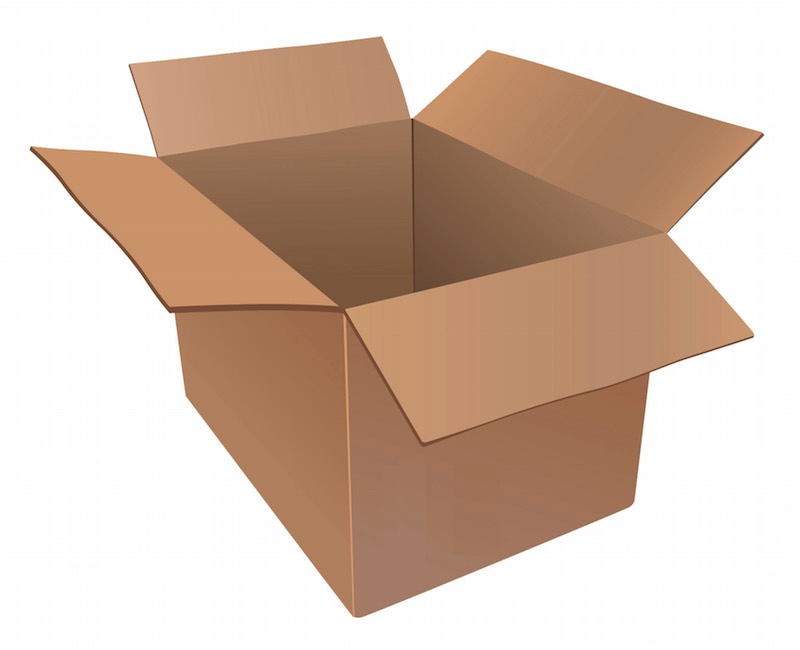
#> input picture data/ch5/box.png, 800 x 650 px
$ jupyter execute --allow-errors ch5_feature_extraction.ipynb   (shell and % lines are left out)
#> lines starting #> are read from the running program, lines starting #| are printed output that depends on the picture
<a href="https://colab.research.google.com/github/lblogan14/opencv3_with_python/blob/master/ch5_feature_extraction.ipynb" target="_parent"></a>

[cell 1]
from google.colab import drive
drive.mount('/content/drive')
%cd /content/drive/My' 'Drive/Colab' 'Notebooks/OpenCV3_with_Python_by_Example/data/ch5/

The following installations are necessary because the newest OpenCV has some issue with xfeatures2d module.

[cell 2]
import cv2
import numpy as np
import matplotlib.pyplot as plt
cv2.__version__

#Detect the corners
**Harris Corner Detector** allows us to construct a 2x2 matrix based on partial derivatives of the grayscale image, and then analyze the eigenvalues obtained. A corner point is a point where both
the eigenvalues would have large values.

[cell 3]
img = cv2.imread('box.png')
#> img is the input picture: shape (650, 800, 3); mean B, G, R 175.2, 190.6, 213
gray = cv2.cvtColor(img, cv2.COLOR_BGR2GRAY)
gray = np.float32(gray)
img = cv2.cvtColor(img, cv2.COLOR_BGR2RGB)

[cell 4]
plt.figure(figsize=(10,8))
plt.axis('off')
plt.imshow(img)
plt.title('Original Image')

[cell 5]
# detect only sharp corners
dst = cv2.cornerHarris(gray,
                       blockSize=4,
                       ksize=5,
                       k=0.04)

# result is dilated to mark the corners
dst = cv2.dilate(dst, None)
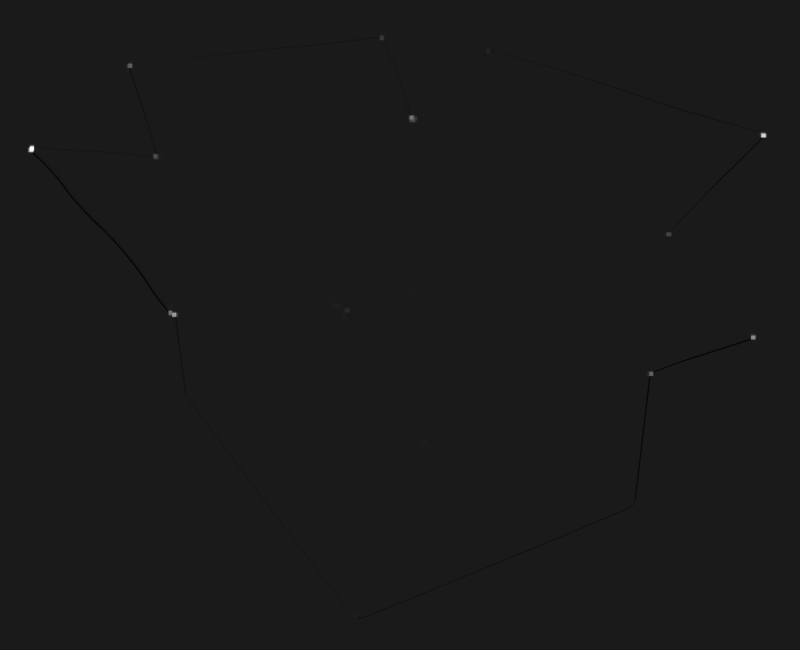
#> dst: shape (650, 800) float32; min -351752160, max 2.99e+09, mean -72505.1; drawn with min black and max white

[cell 6]
# threshold for an optimal value, it may vary depending on the image
img[dst > 0.01*dst.max()] = [0, 0, 0]

plt.figure(figsize=(10,8))
plt.axis('off')
plt.imshow(img)
plt.title('Harris Corners (only sharp)')

The corners at the bottom of the box are not detected because the corners there are not sharp enough. You can adjust the thresholds in the corner detector to
identify these corners.

[cell 7]
# detect soft corners
dst = cv2.cornerHarris(gray,
                       blockSize=14,
                       ksize=5,
                       k=0.04)
dst = cv2.dilate(dst, None)
img[dst > 0.01*dst.max()] = [0,0,0]
plt.figure(figsize=(10,8))
plt.axis('off')
plt.imshow(img)
plt.title('Harris Corners (also soft)')

#Good features to track
The following method finds the N strongest corners in the given image.

[cell 8]
img = cv2.imread('box.png')
gray = cv2.cvtColor(img, cv2.COLOR_BGR2GRAY)
img = cv2.cvtColor(img, cv2.COLOR_BGR2RGB)

corners = cv2.goodFeaturesToTrack(gray,
                                  maxCorners=7,
                                  qualityLevel=0.05,
                                  minDistance=25)
#> corners = [[31, 147], [762, 134], [752, 336], [155, 156], [173, 314], [129, 65], [410, 117]]
corners = np.float32(corners)

[cell 9]
plt.figure(figsize=(10,8))
plt.axis('off')
for item in corners:
  x, y = item[0]
  cv2.circle(img, (x,y), 5, 255, -1)
#> this loop made 7 passes
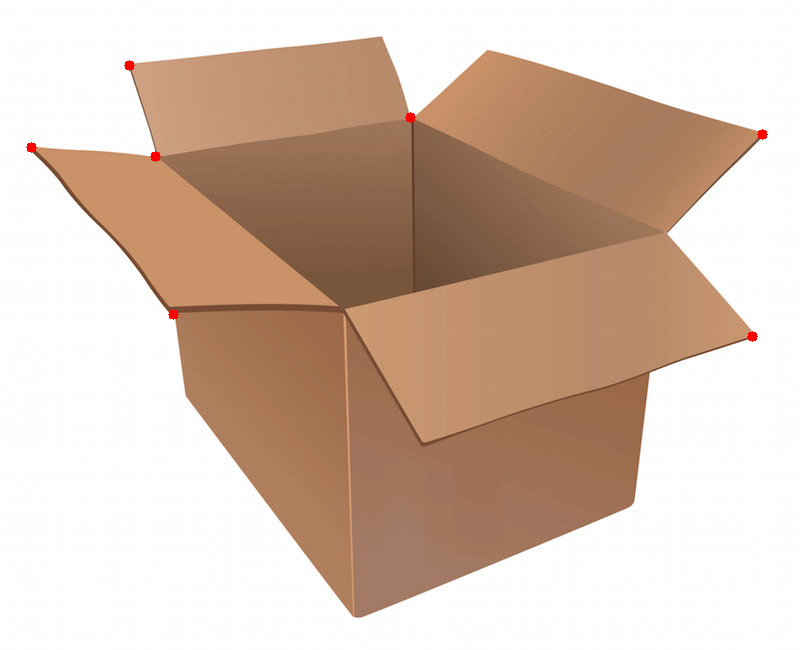
#> img: shape (650, 800, 3); mean R, G, B 213, 190.4, 175.1

plt.imshow(img)
plt.title('Top \'k\' features')

#Scale-invariant feature transform (SIFT)
When it comes to image content analysis, the image signature should be invariant to scale, rotaion and illumination.

SIFT is used to extract keypoints and build the corresponding feature descriptors.

* **Scale-invariant**: to identify a potential keypoint, SIFT builds a pyramid by downsampling
an image and taking the difference of Gaussian. This means that we run a Gaussian filter at
each level and take the difference to build the successive levels in the pyramid. In order to
see if the current point is a keypoint, it looks at the neighbors as well as the pixels at the
same location in neighboring levels of the pyramid. If it's a maximum, then the current
point is picked up as a keypoint. This ensures that we keep the keypoints scale-invariant.

* **Rotation-invariant**: once we identify the keypoints, each keypoint is assigned an orientation. We
take the neighborhood around each keypoint and compute the gradient magnitude and
direction. This gives us a sense of the direction of that keypoint. If we have this information,
we will be able to match this keypoint to the same point in another image even if it's
rotated. Since we know the orientation, we will be able to normalize those keypoints before
making the comparisons

Once we obtained all the keypoints and their orientations, we need to convert them to a set of numbers to match them. To do this, we take the 16x16 neighborhood around each keypoint, and divide it into 16 blocks of size 4x4. For each
block, we compute the orientation histogram with eight bins. So, we have a vector of length
eight associated with each block, which means that the neighborhood is represented by a
vector of size 128 (8x16). This is the final keypoint descriptor that will be used. If we extract
N keypoints from an image, then we will have N descriptors each of length 128. This array
of N descriptors characterizes the given image.

[cell 10]
input_image = cv2.imread('fishing_house.jpg')
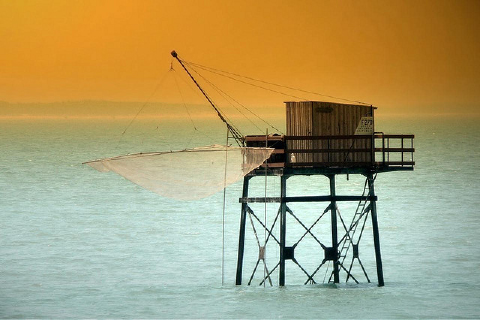
#> input picture data/ch5/fishing_house.jpg, 480 x 320 px
#> input_image is the input picture: shape (320, 480, 3); mean B, G, R 114.8, 160.3, 173.2
gray_image = cv2.cvtColor(input_image, cv2.COLOR_BGR2GRAY)
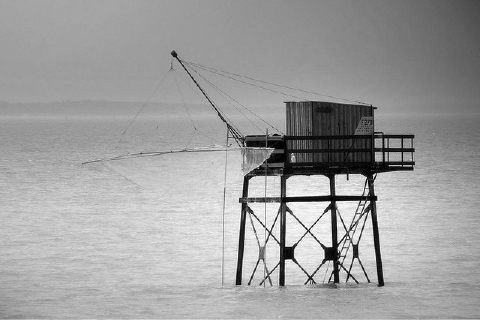
#> gray_image: shape (320, 480); min 0, max 255, mean 158.9
input_image = cv2.cvtColor(input_image, cv2.COLOR_BGR2RGB)

[cell 11]
plt.figure(figsize=(10,8))
plt.axis('off')
plt.imshow(input_image)
plt.title('Original Image')

[cell 12]
sift = cv2.xfeatures2d.SIFT_create()
keypoints = sift.detect(gray_image, None)
#> keypoints = 290 keypoints; strongest (x, y, size): (287, 253, 9.6), (331, 253, 10.3), (368, 202, 2.3), (329, 202, 1.9)

plt.figure(figsize=(10,8))
cv2.drawKeypoints(input_image,
                  keypoints,
                  input_image,
                  flags = cv2.DRAW_MATCHES_FLAGS_DRAW_RICH_KEYPOINTS)
#> input_image: shape (320, 480, 3); mean R, G, B 172.8, 159.9, 115.3
plt.imshow(input_image)
plt.title('SIFT features')

The size of the circle indicates the strength of the keypoints, and the line inside the
circle indicates the orientation.

We can also compute the descriptors:

[cell 13]
keypoints, descriptors = sift.detectAndCompute(gray_image, None)

#Speeded-up robust features (SURF)
Even though SIFT is nice and useful, it's computationally intensive. This means that it's
slow and we will have a hard time implementing a real-time system if it uses SIFT. We need
a system that's fast and has all the advantages of SIFT.

SURF uses a simple box filter to approximate the Gaussian. The good thing is that this is
really easy to compute and it's reasonably fast.

#> (a cell that did not finish here is left out)

#Features from accelerated segment test (FAST)
Neither SURF or SIFT is fast enough for a real-time system. When building a real-time application on a mobile device, we need something that is really fast and computationally inexpensive.

Instead of going through all the expensive calculations, the FAST algorithm quickly determines if the current point is a potential keypoint. Note that FAST is just for keypoint detection. Once keypoints are detected, we need to use SIFT or SURF to compute the descriptors.

[cell 15]
input_image = cv2.imread('tool.png')
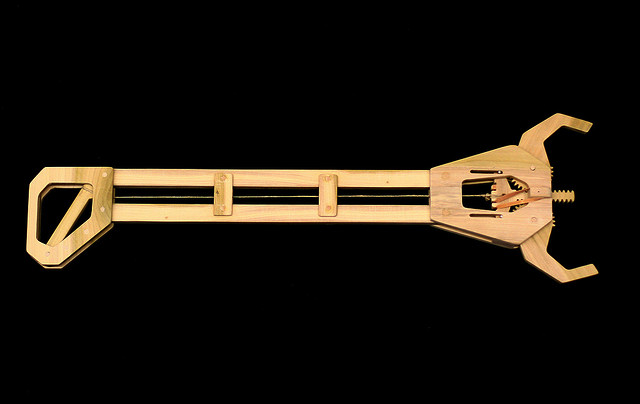
#> input picture data/ch5/tool.png, 640 x 404 px
#> input_image is the input picture: shape (404, 640, 3); mean B, G, R 13.9, 21.2, 26.6
gray_image = cv2.cvtColor(input_image, cv2.COLOR_BGR2GRAY)
#> gray_image: shape (404, 640)
input_image = cv2.cvtColor(input_image, cv2.COLOR_BGR2RGB)

plt.figure(figsize=(10,8))
plt.imshow(input_image)
plt.axis('off')
plt.title('Input Image')

[cell 16]
fast = cv2.FastFeatureDetector_create()

# detect keypoints
keypoints = fast.detect(gray_image, None)
#> keypoints = 847 keypoints; strongest (x, y, size): (515, 184, 7), (554, 225, 7), (45, 167, 7), (592, 264, 7)
print('Number of keypoints with non-max suppression: ', len(keypoints))
#| Number of keypoints with non-max suppression:  847

[cell 17]
# draw keypoints on top of the input image
img_keypoints_with_nonmax = input_image.copy()
plt.figure(figsize=(10,8))
cv2.drawKeypoints(input_image,
                  keypoints,
                  img_keypoints_with_nonmax,
                  color=(0,255,0),
                  flags = cv2.DRAW_MATCHES_FLAGS_DRAW_RICH_KEYPOINTS)
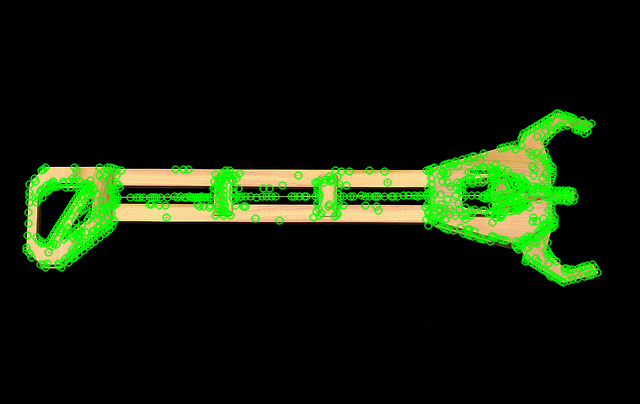
#> img_keypoints_with_nonmax: shape (404, 640, 3); mean R, G, B 17.1, 29.5, 9.3
plt.imshow(img_keypoints_with_nonmax)
plt.title('FAST keypoints - with non-max suppression')
plt.axis('off')

[cell 18]
# disable non-max suppression
fast.setNonmaxSuppression(False)
# detect keypoints again
keypoints = fast.detect(gray_image, None)
#> keypoints = 3132 keypoints; strongest (x, y, size): (555, 113, 7), (556, 113, 7), (557, 113, 7), (558, 113, 7)
print('Total keypoints without non-max suppression: ', len(keypoints))
#| Total keypoints without non-max suppression:  3132

[cell 19]
# draw keypoints on top of the input image
img_keypoints_without_nonmax = input_image.copy()
plt.figure(figsize=(10,8))
cv2.drawKeypoints(input_image,
                  keypoints,
                  img_keypoints_without_nonmax,
                  color=(0,255,0),
                  flags=cv2.DRAW_MATCHES_FLAGS_DRAW_RICH_KEYPOINTS)
#> img_keypoints_without_nonmax: shape (404, 640, 3); mean R, G, B 12.9, 33.3, 7.1
plt.imshow(img_keypoints_without_nonmax)
plt.title('FAST keypoints - without non-max suppression')
plt.axis('off')

Thus, you may want to set `setNonmaxSuppression` to `True` to clearn up and suppress the unimportant keypoints

#Binary robust independent elementary features (BRIEF)
FAST can be used to quickly detect the keypoints. BRIEF is a quick way to compute the descriptors once FAST is done instead of using SIFT or SURF.

BRIEF is a method for extracting feature
descriptors. It cannot detect the keypoints by itself, so we need to use it in conjunction with
a keypoint detector. The good thing about BRIEF is that it's compact and fast.

Let's combine the powers of FAST and BRIEF

[cell 20]
input_image = cv2.imread('house.jpg')
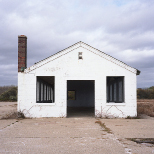
#> input picture data/ch5/house.jpg, 154 x 154 px
#> input_image is the input picture: shape (154, 154, 3); mean B, G, R 185.3, 179.6, 183.6
gray_image = cv2.cvtColor(input_image, cv2.COLOR_BGR2GRAY)
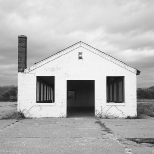
#> gray_image: shape (154, 154); min 15, max 246, mean 181.4
input_image = cv2.cvtColor(input_image, cv2.COLOR_BGR2RGB)

plt.figure(figsize=(10,8))
plt.imshow(input_image)
plt.axis('off')
plt.title('Input Image')

[cell 21]
# FAST detector
fast = cv2.FastFeatureDetector_create()

# BRIEF extractor
brief = cv2.xfeatures2d.BriefDescriptorExtractor_create()

# find the keypoints with FAST
keypoints_fast = fast.detect(gray_image, None)
#> keypoints_fast = 499 keypoints; strongest (x, y, size): (107, 77, 7), (37, 77, 7), (67, 81, 7), (92, 80, 7)

# compute the descriptors with BRIEF
keypoints_brief, descriptors = brief.compute(gray_image, keypoints_fast)
#> keypoints_brief = 246 keypoints; strongest (x, y, size): (107, 77, 7), (37, 77, 7), (67, 81, 7), (92, 80, 7)

[cell 22]
plt.figure(figsize=(10,8))
cv2.drawKeypoints(input_image,
                  keypoints_brief,
                  input_image,
                  color=(0,255,0))
plt.imshow(input_image)
plt.title('BRIEF keypoints')
plt.axis('off')

[cell 23]
plt.figure(figsize=(10,8))
cv2.drawKeypoints(input_image,
                  keypoints_fast,
                  input_image,
                  color=(0,255,0))
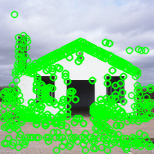
#> input_image: shape (154, 154, 3); mean R, G, B 126.2, 210.5, 131.4
plt.imshow(input_image)
plt.title('FAST keypoints')
plt.axis('off')

#Oriented FAST and Rotated BRIEF (ORB)

[cell 24]
input_image = cv2.imread('fishing_house.jpg')
gray_image = cv2.cvtColor(input_image, cv2.COLOR_BGR2GRAY)
input_image = cv2.cvtColor(input_image, cv2.COLOR_BGR2RGB)

# ORB
orb = cv2.ORB_create()

# find keypoints
keypoints = orb.detect(gray_image, None)
#> keypoints = 500 keypoints; strongest (x, y, size): (329, 203, 31), (348, 228, 31), (328, 192, 44.6), (282, 199, 64.3)

# compute descriptors
keypoints, descriptors = orb.compute(gray_image, keypoints)

[cell 25]
plt.figure(figsize=(10,8))
cv2.drawKeypoints(input_image,
                  keypoints,
                  input_image,
                  color=(0,255,0))
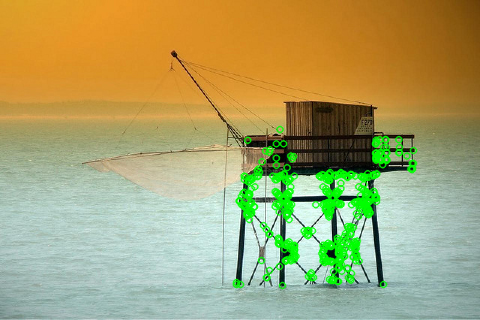
#> input_image: shape (320, 480, 3); mean R, G, B 168.5, 164.8, 109.8
plt.imshow(input_image)
plt.title('ORB keypoints')
plt.axis('off')
